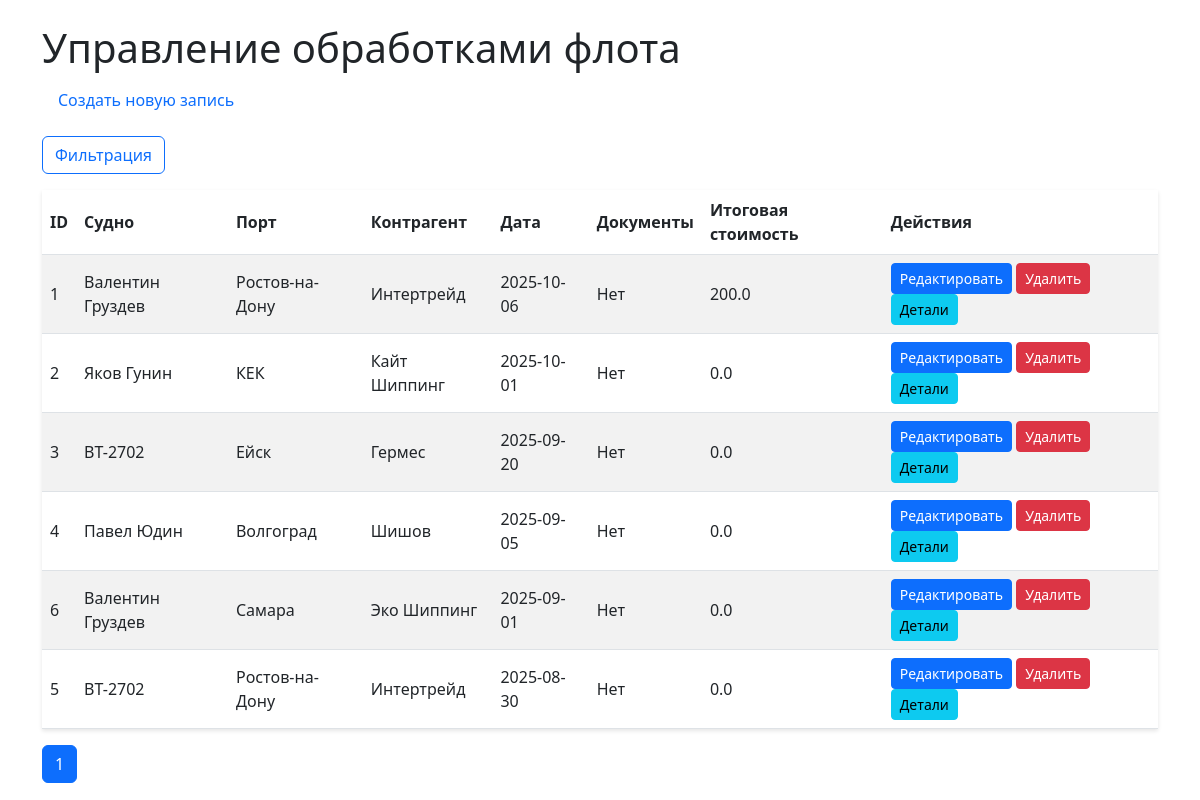
The page / on the database its author committed.
### models/schemas.py (models this page shows)
class Operation(Base):
    __tablename__ = "operations"
    id = Column(Integer, primary_key=True, index=True)
    ship_id = Column(Integer, ForeignKey("ships.id"))
    port_id = Column(Integer, ForeignKey("ports.id"))
    contractor_id = Column(Integer, ForeignKey("contractors.id"))
    date = Column(Date)
    has_documents = Column(Boolean, default=False)
    document_path = Column(String, nullable=True)  # Добавляем для файлов
    ship = relationship("Ship")
    port = relationship("Port")
    contractor = relationship("Contractor")
    pollutants = relationship("OperationPollutant", back_populates="operation", cascade="all, delete-orphan")

class Ship(Base):
    __tablename__ = "ships"
    id = Column(Integer, primary_key=True, index=True)
    name = Column(String, unique=True, index=True)

class Port(Base):
    __tablename__ = "ports"
    id = Column(Integer, primary_key=True, index=True)
    name = Column(String, unique=True, index=True)

class Contractor(Base):
    __tablename__ = "contractors"
    id = Column(Integer, primary_key=True, index=True)
    name = Column(String, unique=True, index=True)

### routers/operations.py (the view)
@router.get("/", response_class=HTMLResponse)
async def list_operations(
    request: Request,
    ship_ids: list[int] = Query(None),
    start_date: str = None,
    end_date: str = None,
    port_ids: list[int] = Query(None),
    contractor_ids: list[int] = Query(None),
    sort_order: str = "desc",
    page: int = 1,
    per_page: int = 10,
    db: Session = Depends(get_db)
):
    query = db.query(Operation)
    if ship_ids:
        query = query.filter(Operation.ship_id.in_(ship_ids))
    if start_date:
        try:
            start_date_obj = datetime.strptime(start_date, "%Y-%m-%d").date()
            query = query.filter(Operation.date >= start_date_obj)
        except ValueError:
            pass
    if end_date:
        try:
            end_date_obj = datetime.strptime(end_date, "%Y-%m-%d").date()
            query = query.filter(Operation.date <= end_date_obj)
        except ValueError:
            pass
    if port_ids:
        query = query.filter(Operation.port_id.in_(port_ids))
    if contractor_ids:
        query = query.filter(Operation.contractor_id.in_(contractor_ids))
    if sort_order.lower() == "asc":
        query = query.order_by(Operation.date.asc())
    else:
        query = query.order_by(Operation.date.desc())
    total = query.count()
    operations = query.offset((page - 1) * per_page).limit(per_page).all()
    total_costs = {}
    for op in operations:
        total_cost = db.query(func.sum(OperationPollutant.cost)).filter(
            OperationPollutant.operation_id == op.id
        ).scalar() or 0.0
        total_costs[op.id] = total_cost
    selected_ship_ids = [str(id) for id in ship_ids or []]
    selected_port_ids = [str(id) for id in port_ids or []]
    selected_contractor_ids = [str(id) for id in contractor_ids or []]
    ships = db.query(Ship).order_by(Ship.name).all()
    ports = db.query(Port).order_by(Port.name).all()
    contractors = db.query(Contractor).order_by(Contractor.name).all()
    return templates.TemplateResponse("list.html", {
        "request": request,
        "operations": operations,
        "total_costs": total_costs,
        "ships": ships,
        "ports": ports,
        "contractors": contractors,
        "selected_ship_ids": selected_ship_ids,
        "selected_start_date": start_date,
        "selected_end_date": end_date,
        "selected_port_ids": selected_port_ids,
        "selected_contractor_ids": selected_contractor_ids,
        "sort_order": sort_order,
        "total_pages": (total // per_page) + (1 if total % per_page else 0),
        "current_page": page,
        "per_page": per_page
    })

### templates/list.html (shortened to what this page needs)
<!DOCTYPE html>
<html lang="ru">
<head>
    <link href="/static/css/styles.css" rel="stylesheet">
    <link href="https://cdn.jsdelivr.net/npm/bootstrap@5.3.0/dist/css/bootstrap.min.css" rel="stylesheet">
    <link href="https://cdn.jsdelivr.net/npm/select2@4.1.0-rc.0/dist/css/select2.min.css" rel="stylesheet">
</head>
<body>
    <div class="container mt-4">
        <h1>Управление обработками флота</h1>
        <nav class="nav mb-3">
            <a class="nav-link" href="/create">Создать новую запись</a>
        </nav>
        <button class="btn btn-outline-primary mb-3" type="button" data-bs-toggle="collapse" data-bs-target="#filterCollapse" aria-expanded="false" aria-controls="filterCollapse">
            Фильтрация
        </button>
        <table class="table table-striped">
            <thead>
                <tr>
                    <th>ID</th>
                    <th>Судно</th>
                    <th>Порт</th>
                    <th>Контрагент</th>
                    <th>Дата</th>
                    <th>Документы</th>
                    <th>Итоговая стоимость</th>
                    <th>Действия</th>
                </tr>
            </thead>
            <tbody>
                {% for operation in operations %}
                <tr>
                    <td>{{ operation.id }}</td>
                    <td>{{ operation.ship.name }}</td>
                    <td>{{ operation.port.name }}</td>
                    <td>{{ operation.contractor.name }}</td>
                    <td>{{ operation.date }}</td>
                    <td>
                        {% if operation.document_path %}
                        <a href="/download/{{ operation.id }}" target="_blank">Скачать</a>
                        {% else %}
                        Нет
                        {% endif %}
                    </td>
                    <td>{{ total_costs[operation.id] | float | round(2) }}</td>
                    <td>
                        <a href="/edit/{{ operation.id }}" class="btn btn-sm btn-primary">Редактировать</a>
                        <form action="/delete/{{ operation.id }}" method="post" style="display:inline;">
                            <button type="submit" class="btn btn-sm btn-danger">Удалить</button>
                        </form>
                        <button type="button" class="btn btn-sm btn-info" data-bs-toggle="modal" data-bs-target="#operationModal" onclick="fetchOperation({{ operation.id }})">Детали</button>
                    </td>
                </tr>
                {% endfor %}
            </tbody>
        </table>
        <nav>
            <ul class="pagination">
                {% for p in range(1, total_pages + 1) %}
                <li class="page-item {% if p == current_page %}active{% endif %}">
                    <a class="page-link" href="?page={{ p }}&per_page={{ per_page }}{% if sort_order %}&sort_order={{ sort_order }}{% endif %}">{{ p }}</a>
                </li>
                {% endfor %}
            </ul>
        </nav>
    </div>
</body>
</html>

### static/css/styles.css (style rules this page uses)
body { font-family: Arial, sans-serif; }
.table { border-collapse: separate; border-spacing: 0; box-shadow: 0 2px 4px rgba(0, 0, 0, 0.1); }
.table th, .table td { vertical-align: middle; }
.table th { background-color: #f8f9fa; }
.btn-sm { padding: 0.25rem 0.5rem; font-size: 0.875rem; }
.container { max-width: 1200px; }

### rows shown on the page
Operation: id "1", ship.name "Валентин Груздев", port.name "Ростов-на-Дону", contractor.name "Интертрейд", date "2025-10-06", shows "Нет", total_costs "200.0"
Operation: id "2", ship.name "Яков Гунин", port.name "КЕК", contractor.name "Кайт Шиппинг", date "2025-10-01", shows "Нет", total_costs "0.0"
Operation: id "3", ship.name "ВТ-2702", port.name "Ейск", contractor.name "Гермес", date "2025-09-20", shows "Нет", total_costs "0.0"
Operation: id "4", ship.name "Павел Юдин", port.name "Волгоград", contractor.name "Шишов", date "2025-09-05", shows "Нет", total_costs "0.0"
Operation: id "6", ship.name "Валентин Груздев", port.name "Самара", contractor.name "Эко Шиппинг", date "2025-09-01", shows "Нет", total_costs "0.0"
Operation: id "5", ship.name "ВТ-2702", port.name "Ростов-на-Дону", contractor.name "Интертрейд", date "2025-08-30", shows "Нет", total_costs "0.0"

### other values the page prints
{{ p }} "1"
